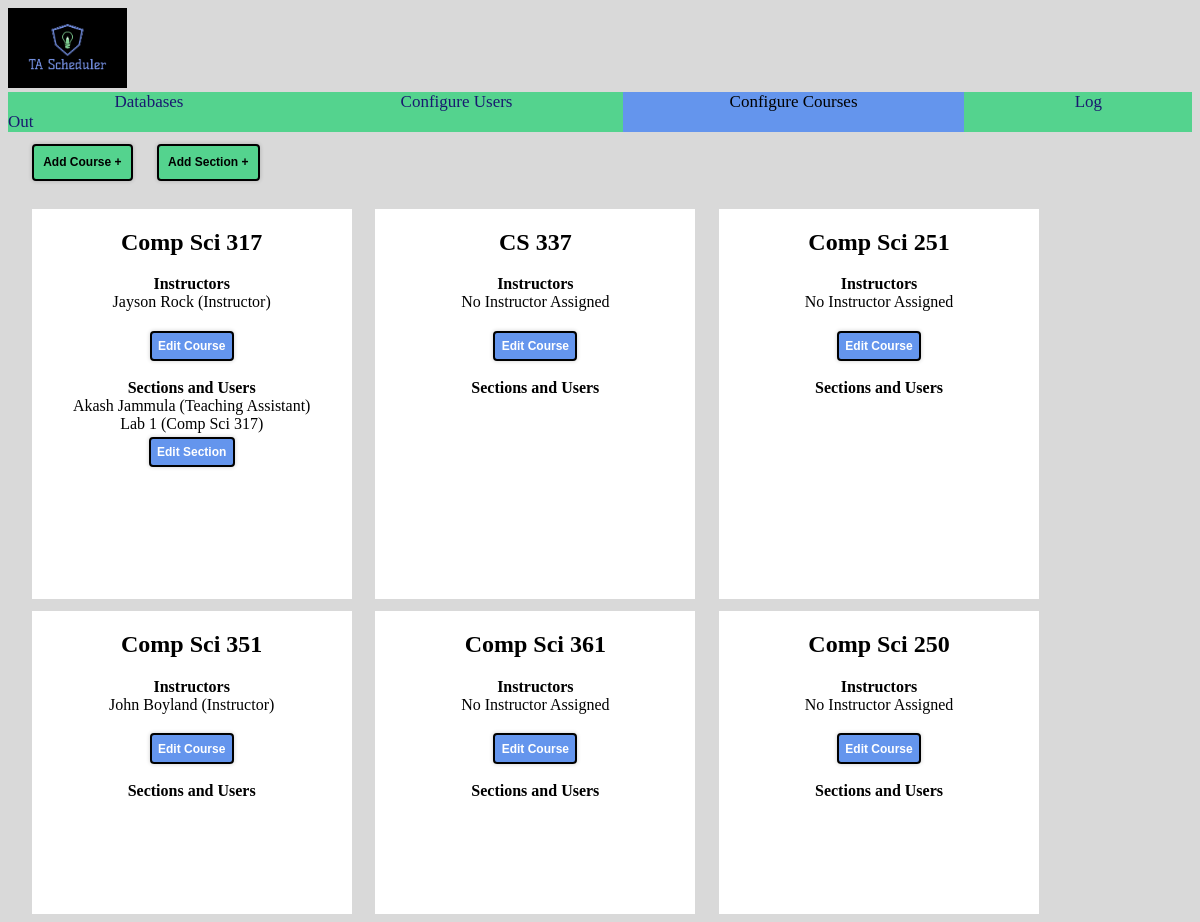
Screenshot of /configure_course.html with the database file from the repository.
### djangoProject1/models.py (models this page shows, shortened)
class Course(models.Model):
    id = models.UUIDField(primary_key=True, default=uuid.uuid4, editable=False) #unique id
    name = models.CharField(max_length=100, default="Default Course Name") #course name
    users = models.ManyToManyField(User, limit_choices_to={'role__in': ['TA', 'Instructor']}, related_name='courses', blank=True)
    def __str__(self):
        return self.name

class User(models.Model): # basic for now
    ROLE_CHOICES = [
        ('TA', 'Teaching Assistant'),
        ('Instructor', 'Instructor'),
        ('Admin', 'Administrator'),
    ]
    id = models.UUIDField(primary_key=True, default=uuid.uuid4, editable=False) #unique id
    first_name = models.CharField(max_length=50, default="DefaultFirst") #first name of user
    last_name = models.CharField(max_length=50, default="DefaultLast") #last name of user
    username = models.CharField(max_length=50, unique=True, default="Default_Username")  #unique username (ISSUES LATER ON, default AND unique doesn't work well)
    password = models.CharField(max_length=128, default="Default_Password")  #stored password (128 for hash(? idk documentation recommended it))
    email = models.EmailField(default="default@example.com")  #unique email address (cant run unless blank by default
    phone_number = models.CharField(max_length=10, blank=True, null=True)  #optional phone number (can make required later)
    address = models.TextField(blank=True, null=True)  #optional home address (can make required later)
    skills = models.TextField(blank=True, null=True)  #apparently we need skills? okay here's an open text field for it
    role = models.CharField(max_length=20, choices=ROLE_CHOICES, default='TA')  #role of the user (TA, Instructor, Admin)
    def __str__(self):
        return f"{self.first_name} {self.last_name} ({self.get_role_display()})"

class Section(models.Model):
    id = models.UUIDField(primary_key=True, default=uuid.uuid4, editable=False) #unique id
    name = models.CharField(max_length=100, default="Default Section Name") #section name
    course = models.ForeignKey(Course, on_delete=models.CASCADE, related_name='sections') #link to course
    days = MultiSelectField(choices=DAYS_OF_WEEK, blank=True, null=True)  #day of the week
    time = models.TimeField(blank=True, null=True)  #specific time of day
    location = models.CharField(max_length=100, blank=True, null=True) #location
    user = models.ForeignKey(User, null=True, blank=True, limit_choices_to={'role__in': ['TA', 'Instructor']}, on_delete=models.SET_NULL, related_name='sections')
    def __str__(self):
        return f"{self.name} ({self.course.name})"

### djangoProject1/views.py (the view, shortened to what this page needs)
# urls.py: path('configure_course.html', ConfigureCoursePage.as_view(), name='configure_course'),
class ConfigureCoursePage(View):
    def get(self, request):
        courses = Course.objects.all()
        instructors = User.objects.filter(role="Instructor")
        tas = User.objects.filter(role="TA")
        sections = Section.objects.all()
        users = User.objects.all()
        return render(request, "configure_course.html",
                      {"instructors": instructors, "tas": tas, "courses": courses, 'sections': sections,
                       'days': DAYS_OF_WEEK, 'users': users})

### templates/configure_course.html (shortened to what this page needs)
<!DOCTYPE html>
<html lang="en">
<head>
    <link rel="stylesheet" href="/static/style.css?v=1"/>
</head>
<body style="background-color: rgb(217,217,217)">
<a href="home.html">
    <img src="/static/Logo.jpeg" alt="TA Scheduler Logo" style="height: 10vh; width: auto;">
</a>
<div class="navbar">
    <a href="admin_home.html" style="padding: 9%">Databases</a>
    <a href="configure_user.html" style="padding: 9%">Configure Users</a>
    <a class="active" href="configure_course.html" style="padding: 9%">Configure Courses</a>
    <a href="/" style="padding: 9%">Log Out</a>
</div>
<div class="alignCourseButtons">
    <br/>
    <button popovertarget="createCourse" class="addCourseAndSectionBtn">Add Course +</button>
    <button popovertarget="createSection" class="addCourseAndSectionBtn">Add Section +</button>
</div>
<div class="boxContainer">
    {% for course in courses %}
        <div class="whiteBox">
            <h2>{{ course.name }}</h2>
            <p><b>Instructors</b><br/>
                {% for instructor in course.users.all %}
                    {{ instructor }}<br/>
                {% empty %}
                    No Instructor Assigned<br/>
                {% endfor %}
            <button popovertarget="editCourseModal {{ course.id }}" class="editButton">Edit Course</button>
            <br/><br/>
            <b>Sections and Users</b><br/>
            {% for section in sections %}
                {% if section.course.name == course.name %}
                    {% if section.user %}
                        {{ section.user }}<br/>
                    {% else %}
                        No User Assigned<br/>
                    {% endif %}
                    {{ section }}<br/>
                    <button popovertarget="editSectionModal {{ section.id }}" class="editButton">Edit Section</button>
                    <br/><br/>
                {% endif %}
            {% endfor %}
            <br/>
            </p>
        </div>
    {% endfor %}
</div>
</body>
</html>

### static/style.css (style rules this page uses)
.navbar { background-color: #54d38e; overflow: hidden; }
.navbar a { padding: 0.625rem; color: midnightblue; text-align: center; font-size: 1.0625rem; text-decoration: none; }
.navbar a.active { background-color: cornflowerblue; color: black; }
.editButton { margin-top: 1%; font-size: 1vw; padding: 2% 2%; background-color: cornflowerblue; font-weight: bold; color: white; border: 2px solid black; border-radius: 4px; cursor: pointer; box-shadow: 0 0 0.25rem rgba(0, 0, 0, 0.2); }
.boxContainer { width: 100%; display: flex; flex-wrap: wrap; }
.whiteBox { width: 100%; max-width: 20rem; height: auto; background-color: white; margin-left: 2%; margin-top: 1%; text-align: center; position: relative; padding-bottom: 5rem; }
.addCourseAndSectionBtn { margin-left: 2%; font-size: 1vw; padding: 0.8% 0.8%; background-color: #54d38e; font-weight: bold; color: black; border: 2px solid black; border-radius: 4px; cursor: pointer; box-shadow: 0 0 0.25rem rgba(0, 0, 0, 0.2); }
.alignCourseButtons { margin-top: 1%; display: flex; }

### rows the page displays
Course: name "Comp Sci 317"
User: first_name+last_name+role "Jayson Rock (Instructor)"
Section: user "Akash Jammula (Teaching Assistant)", name+course "Lab 1 (Comp Sci 317)"
Course: name "CS 337"
Course: name "Comp Sci 251"
Course: name "Comp Sci 351"
User: first_name+last_name+role "John Boyland (Instructor)"
Course: name "Comp Sci 361"
Course: name "Comp Sci 250"
